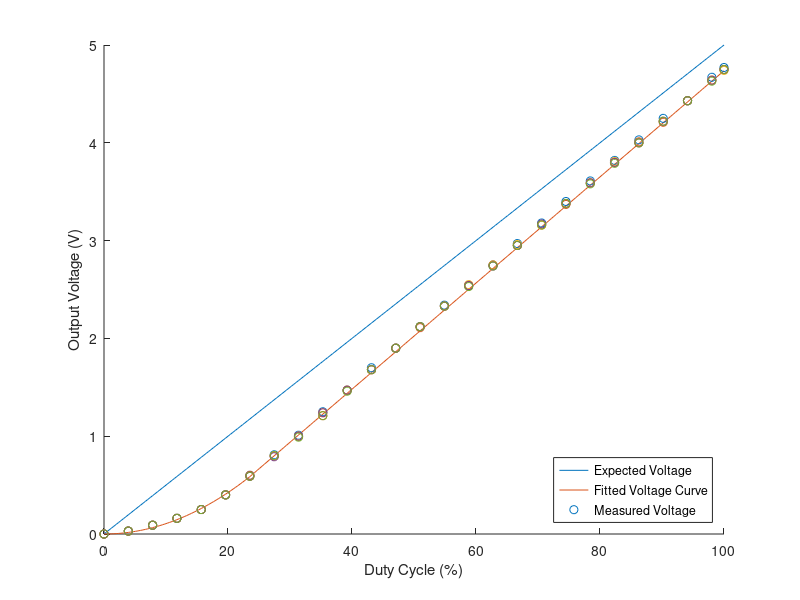
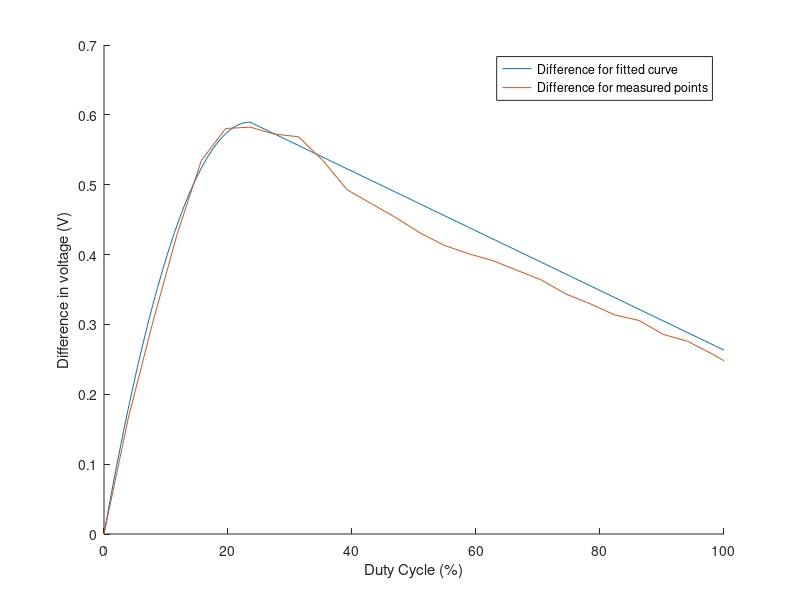
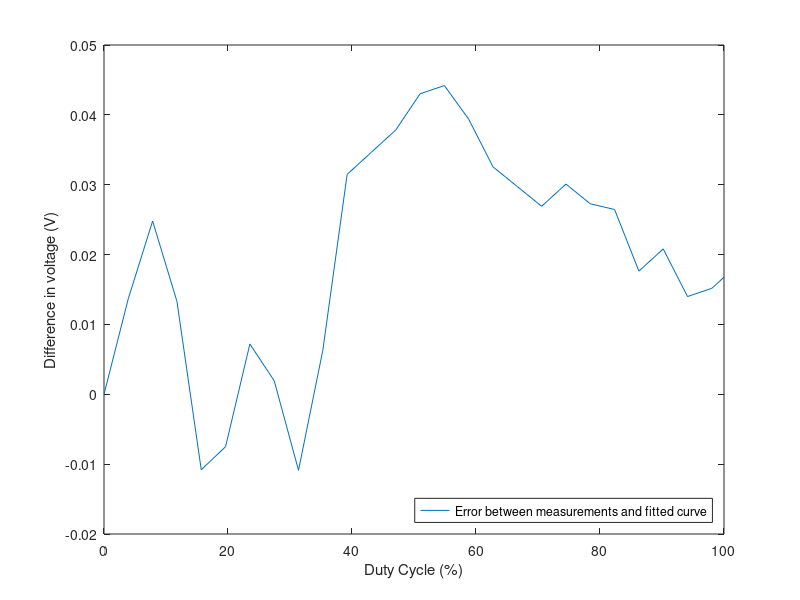

Reproduce these figures in MATLAB, in order.
close all; clear all;
PWM = [0:10:250 255]';
Vin = 5.00;

Vout = [0    0    0    0    0   ;
        0.03 0.03 0.03 0.03 0.03;
        0.09 0.09 0.09 0.09 0.09;
        0.16 0.16 0.16 0.16 0.16;
        0.25 0.25 0.25 0.25 0.25;
        0.40 0.40 0.40 0.40 0.40;
        0.60 0.60 0.59 0.59 0.59;
        0.81 0.80 0.80 0.79 0.80;
        1.01 1.00 1.00 1.00 0.99;
        1.25 1.21 1.24 1.24 1.21;
        1.47 1.47 1.47 1.47 1.46;
        1.70 1.68 1.68 1.68 1.68;
        1.90 1.90 1.90 1.90 1.90;
        2.12 2.11 2.12 2.12 2.12;
        2.34 2.33 2.33 2.33 2.33;
        2.54 2.54 2.55 2.54 2.53;
        2.75 2.75 2.75 2.74 2.74;
        2.97 2.95 2.96 2.95 2.95;
        3.18 3.16 3.16 3.17 3.16;
        3.40 3.37 3.38 3.38 3.38;
        3.61 3.59 3.59 3.59 3.58;
        3.82 3.80 3.81 3.80 3.79;
        4.03 4.01 4.00 4.00 4.00;
        4.25 4.21 4.22 4.22 4.22;
        4.43 4.43 4.43 4.43 4.43;
        4.67 4.64 4.64 4.64 4.63;
        4.77 4.75 4.74 4.75 4.75];
    
    PWMAct = [0:1:255]';
    Vexp = zeros(length(PWMAct), 1);
    for k = 1:length(PWMAct)
        Vexp(k) = (Vin/255)*PWMAct(k);
    end
    figure(1)
    hold on
   plot((PWMAct/255)*100, Vexp);
    
    PWMAct = [0:1:255]';
    Vfit = zeros(length(PWMAct),1);
    for k = 1:length(PWMAct)
        if PWMAct(k) <= 60
            Vfit(k) = 0.000163*PWMAct(k).^2;
        else
            Vfit(k) = 0.02128205128205128205128205128205*PWMAct(k)- 0.02128205128205128205128205128205*PWMAct(61)+Vfit(61);
        end
    end
    plot ((PWMAct/255)*100, Vfit);
    
    for i = 1:size(Vout,2)
       scatter((PWM/255)*100, Vout(:,i)) 
    end
    xlabel('Duty Cycle (%)')
    ylabel('Output Voltage (V)')
    hold off
    
    legend('Expected Voltage', 'Fitted Voltage Curve', 'Measured Voltage', 'Location','Southeast')
    %legend('Expected Voltage', 'Measured Voltage', 'Location','Southeast')
   
    Vdiffit = zeros(length(PWMAct),1);
    Vdifreal = zeros(length(PWM),1);
    Vexps = zeros(length(PWM), 1);
    for k = 1:length(PWM)
        Vexps(k) = (Vin/255)*PWM(k);
        Vdifreal(k) = Vexps(k) - mean(Vout(k,:));
    end
    
    for k = 1:length(PWMAct)
        Vdiffit(k) = Vexp(k) - Vfit(k);
    end
    figure(2)
    hold on
    plot((PWMAct/255)*100, Vdiffit);
    plot((PWM/255)*100, Vdifreal)
    legend('Difference for fitted curve', 'Difference for measured points')
    xlabel('Duty Cycle (%)')
    ylabel('Difference in voltage (V)')
    hold off
    Verror = zeros(length(PWM), 1);
    for k = 1:length(PWM)
        if PWM(k) <= 60
            Vfit2(k) = 0.000163*PWM(k).^2;
            Verror(k) = mean(Vout(k,:)) - Vfit2(k);
        else
            Vfit2(k) = 0.02128205128205128205128205128205*PWM(k)- 0.02128205128205128205128205128205*61+0.000163*61.^2;
            Verror(k) = mean(Vout(k,:)) - Vfit2(k);
        end
    end
    
    figure(3)
    plot((PWM/255)*100, Verror)
    xlabel('Duty Cycle (%)')
    ylabel('Difference in voltage (V)')
    legend('Error between measurements and fitted curve', 'Location', 'Southeast')